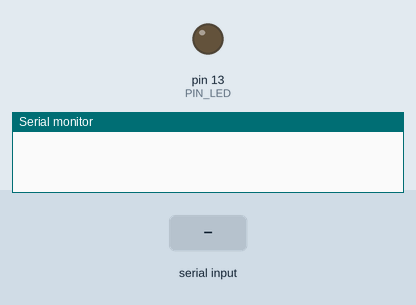
This sketch was run on a simulated Arduino Uno, built with avr-gcc and run on an emulated ATmega328P. On the bench: output pins drawn as LEDs (lit = HIGH), the last lines printed to the serial monitor. Dashed ring = blinking. Inputs (shaded band) come from the test bench.

Above: at 0.1 s.
1.3 s: "<0>" received over Serial
At 1.8 s:
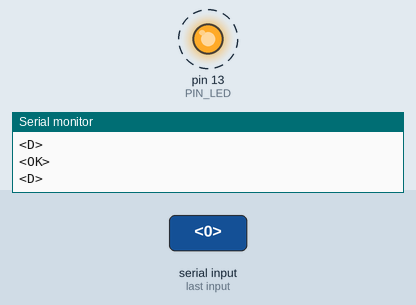
4.3 s: "<S>" received over Serial
7.3 s: "<L>" received over Serial
Timing chart, 0 to 16.3 s (numbered marks = the images above; inputs shaded):
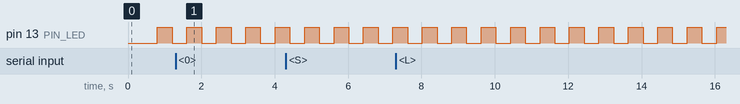

The sketch:

arduino_vcart_A.ino
```cpp
#define BAUDRATE        9600
#define PIN_LED         13
#define MILLIS_BLINK    400
#define MILLIS_MOTORES  100

typedef struct{
  byte pin;
  byte estado;
}led_t;

//Ambas medidas son relativas al posicionamiento
typedef struct{
  byte azimut;
  byte elevacion;
}posicion_t;

typedef struct{
  bool superior;
  bool inferior;
  bool derecha;
  bool izquierda;
}fin_carrera_t;

typedef struct{
  bool estado;
  unsigned long tiempo;
}espera_t;

typedef enum{
  ESPERANDO_INICIO,
  ESPERANDO_COMANDO,
  ESPERANDO_FINAL
}uart_estado_t;

void maquinaUart(char);

led_t led_blink = {PIN_LED, LOW};
posicion_t posicion = {10, 60};
fin_carrera_t fin_carrera = {false, false, false, false};
espera_t espera_motores = {false, 0};
unsigned long tiempo_blink = 0;
void (*accion)(void) = NULL;

void setup() {
  // put your setup code here, to run once:
   Serial.begin(BAUDRATE);
   pinMode(led_blink.pin, OUTPUT);
   tiempo_blink = millis();
}

void loop() {
  //Blinky (Prueba de que estamos vivos)
  if(millis() - tiempo_blink > MILLIS_BLINK)
  {
    tiempo_blink = millis();
    digitalWrite(led_blink.pin, led_blink.estado);
    led_blink.estado = ~led_blink.estado;
    //enviarEstado();
  }

  //Fines de carrera ficticios
  if(posicion.elevacion == 0)
  {
    fin_carrera.superior = false;
    fin_carrera.inferior = true;
    posicion.elevacion = 0;
  }
  else if(posicion.elevacion == 255)
  {
    fin_carrera.superior = true;
    fin_carrera.inferior = false;
    posicion.elevacion = 255;
  }

  if(posicion.azimut == 0)
  {
    fin_carrera.izquierda = false;
    fin_carrera.derecha = true;
    posicion.azimut = 0;
  }
  else if(posicion.azimut == 255)
  {
    fin_carrera.izquierda = true;
    fin_carrera.derecha = false;
    posicion.azimut = 255;
  }

  //Maquina de estados de la UART
  if(Serial.available() > 0)
  {
    maquinaUart(Serial.read());
  }

  if(espera_motores.estado == false)
  {
    if(accion != NULL)
    {
      accion();
      espera_motores.estado = true;
      espera_motores.tiempo = millis();
    }
  }

  if(espera_motores.estado == true)
    if(millis() - espera_motores.tiempo > MILLIS_MOTORES)
      {
        espera_motores.estado = false;
        //Aviso que ya termino la espera y estamos listos para un nuevo comando
        Serial.println("<OK>");
      }
}
/*############FIN DEL LOOP#############*/


void maquinaUart(char caracter)
{
  static uart_estado_t estado = ESPERANDO_INICIO;
  static char comando = 0;
  bool validar_trama = false;

  switch(estado)
  {
    case ESPERANDO_INICIO:
      if(caracter == '<')
        estado = ESPERANDO_COMANDO;
    break;

    case ESPERANDO_COMANDO:
      comando = caracter;
      estado = ESPERANDO_FINAL;
    break;

    case ESPERANDO_FINAL:
      if(caracter == '>')
      {
        validar_trama = true;
        Serial.println("Trama recibida");
      }
      else
        Serial.println("Error de trama");

      estado = ESPERANDO_INICIO;
    break;

    default:
      Serial.println("Error de trama");
      estado = ESPERANDO_INICIO;
    break;
  }

  if(validar_trama == true)
  {
   validar_trama = false;

    switch(comando)
    {
      //Reset
      case '0':
        accion = reiniciar;
      break;

      //Estado
      case 'S':
        enviarEstado();
      break;

      //Derecha
      case 'R':
        accion = derecha;
      break;

      //Izquierda
      case 'L':
        accion = izquierda;
      break;

      //Arriba
      case 'U':
        accion = arriba;
      break;

      //Abajo
      case 'D':
        accion = abajo;
      break;
    }
  }
}

void reiniciar(void)
{
  if(fin_carrera.inferior == false)
  {
    abajo();
    accion = reiniciar;
    return;
  }

  if(fin_carrera.derecha == false)
  {
    derecha();
    accion = reiniciar;
    return;
  }

  //Si llego aca ya estoy en la posicion inicial, dejo de iterar
  Serial.println("<0>");
  accion = NULL;
}

void arriba(void)
{
  if(fin_carrera.superior == false)
  {
    posicion.elevacion++;
    Serial.println("<U>");
  }

  accion = NULL;
}

void abajo(void)
{
  if(fin_carrera.inferior == false)
  {
    posicion.elevacion--;
    Serial.println("<D>");
  }

  accion = NULL;
}

void derecha(void)
{
  if(fin_carrera.derecha == false)
  {
    posicion.azimut--;
    Serial.println("<R>");
  }

  accion = NULL;
}

void izquierda(void)
{
  if(fin_carrera.izquierda == false)
  {
    posicion.azimut++;
    Serial.println("<L>");
  }

  accion = NULL;
}

void enviarEstado(void)
{
  Serial.print("<S");
  Serial.print(posicion.elevacion, DEC);
  Serial.print('@');
  Serial.print(posicion.azimut, DEC);
  Serial.print('@');
  Serial.print(fin_carrera.derecha, BIN);
  Serial.print(fin_carrera.izquierda, BIN);
  Serial.print(fin_carrera.inferior, BIN);
  Serial.print(fin_carrera.superior, BIN);
  //Serial.print((char)(fin_carrera.derecha << 3 | fin_carrera.izquierda << 2 | fin_carrera.inferior << 1 | fin_carrera.superior << 0));
  Serial.println('>');
}
```

Measured:
- by itself, pin 13 (PIN_LED): alternates HIGH for 0.40 s and LOW for 0.40 s
